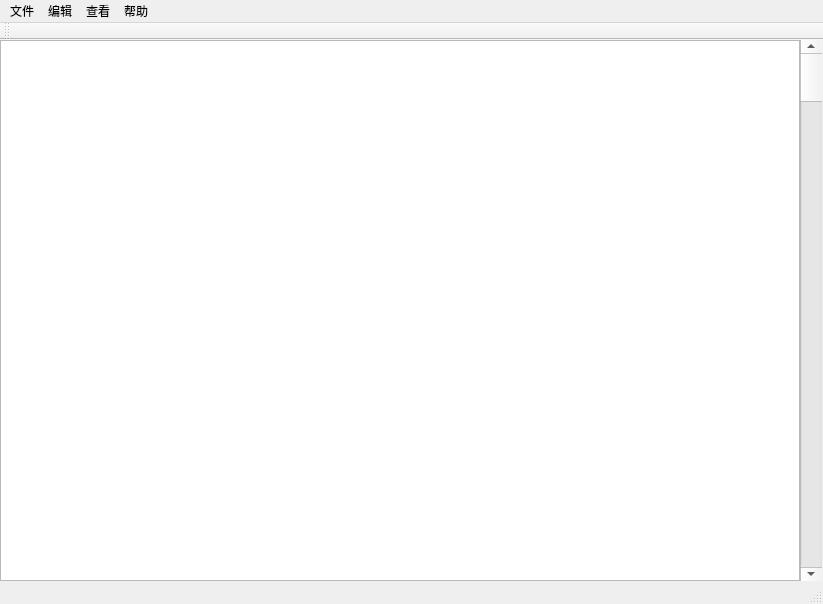
<?xml version="1.0" encoding="UTF-8"?>
<ui version="4.0">
 <class>MainWindow</class>
 <widget class="QMainWindow" name="MainWindow">
  <property name="geometry">
   <rect>
    <x>0</x>
    <y>0</y>
    <width>823</width>
    <height>604</height>
   </rect>
  </property>
  <property name="windowTitle">
   <string>记事本</string>
  </property>
  <widget class="QWidget" name="centralwidget">
   <widget class="QTextEdit" name="textEdit">
    <property name="geometry">
     <rect>
      <x>0</x>
      <y>0</y>
      <width>800</width>
      <height>541</height>
     </rect>
    </property>
   </widget>
   <widget class="QScrollBar" name="verticalScrollBar">
    <property name="geometry">
     <rect>
      <x>800</x>
      <y>0</y>
      <width>22</width>
      <height>541</height>
     </rect>
    </property>
    <property name="orientation">
     <enum>Qt::Vertical</enum>
    </property>
   </widget>
  </widget>
  <widget class="QMenuBar" name="menubar">
   <property name="geometry">
    <rect>
     <x>0</x>
     <y>0</y>
     <width>823</width>
     <height>26</height>
    </rect>
   </property>
   <widget class="QMenu" name="menu">
    <property name="title">
     <string>文件</string>
    </property>
    <addaction name="File_2"/>
    <addaction name="File_3"/>
    <addaction name="separator"/>
    <addaction name="File_1"/>
    <addaction name="File_5"/>
    <addaction name="separator"/>
    <addaction name="File_4"/>
   </widget>
   <widget class="QMenu" name="menu_2">
    <property name="title">
     <string>编辑</string>
    </property>
    <addaction name="Edit_1"/>
    <addaction name="separator"/>
    <addaction name="Edit_2"/>
    <addaction name="Edit_3"/>
    <addaction name="Edit_4"/>
    <addaction name="Edit_5"/>
    <addaction name="separator"/>
    <addaction name="Edit_6"/>
    <addaction name="Edit_7"/>
    <addaction name="separator"/>
    <addaction name="Edit_8"/>
    <addaction name="separator"/>
    <addaction name="Edit_9"/>
   </widget>
   <widget class="QMenu" name="menu_3">
    <property name="title">
     <string>查看</string>
    </property>
    <widget class="QMenu" name="menu_4">
     <property name="title">
      <string>缩放</string>
     </property>
     <addaction name="View_2"/>
     <addaction name="View_3"/>
     <addaction name="View_4"/>
    </widget>
    <addaction name="menu_4"/>
    <addaction name="View_5"/>
   </widget>
   <widget class="QMenu" name="menu_5">
    <property name="title">
     <string>帮助</string>
    </property>
    <addaction name="Help_1"/>
    <addaction name="Help_2"/>
   </widget>
   <addaction name="menu"/>
   <addaction name="menu_2"/>
   <addaction name="menu_3"/>
   <addaction name="menu_5"/>
  </widget>
  <widget class="QToolBar" name="toolBar">
   <property name="windowTitle">
    <string>toolBar</string>
   </property>
   <attribute name="toolBarArea">
    <enum>TopToolBarArea</enum>
   </attribute>
   <attribute name="toolBarBreak">
    <bool>false</bool>
   </attribute>
  </widget>
  <widget class="QStatusBar" name="statusBar"/>
  <action name="File_2">
   <property name="text">
    <string>保存</string>
   </property>
   <property name="shortcut">
    <string>Ctrl+S</string>
   </property>
  </action>
  <action name="File_3">
   <property name="text">
    <string>另存为</string>
   </property>
   <property name="shortcut">
    <string>Ctrl+Shift+S</string>
   </property>
  </action>
  <action name="File_4">
   <property name="text">
    <string>关闭窗口</string>
   </property>
   <property name="shortcut">
    <string>Ctrl+Shift+W</string>
   </property>
  </action>
  <action name="Edit_1">
   <property name="text">
    <string>撤销</string>
   </property>
   <property name="shortcut">
    <string>Ctrl+Z</string>
   </property>
  </action>
  <action name="File_1">
   <property name="text">
    <string>新建</string>
   </property>
   <property name="shortcut">
    <string>Ctrl+N</string>
   </property>
  </action>
  <action name="Edit_2">
   <property name="text">
    <string>剪切</string>
   </property>
   <property name="shortcut">
    <string>Ctrl+X</string>
   </property>
  </action>
  <action name="Edit_3">
   <property name="text">
    <string>复制</string>
   </property>
   <property name="shortcut">
    <string>Ctrl+C</string>
   </property>
  </action>
  <action name="Edit_4">
   <property name="text">
    <string>粘贴</string>
   </property>
   <property name="shortcut">
    <string>Ctrl+V</string>
   </property>
  </action>
  <action name="Edit_5">
   <property name="text">
    <string>删除</string>
   </property>
   <property name="shortcut">
    <string>Del</string>
   </property>
  </action>
  <action name="Edit_6">
   <property name="text">
    <string>查找</string>
   </property>
   <property name="shortcut">
    <string>Ctrl+F</string>
   </property>
  </action>
  <action name="Edit_7">
   <property name="text">
    <string>替换</string>
   </property>
   <property name="shortcut">
    <string>Ctrl+H</string>
   </property>
  </action>
  <action name="Edit_8">
   <property name="text">
    <string>全选</string>
   </property>
   <property name="shortcut">
    <string>Ctrl+A</string>
   </property>
  </action>
  <action name="Edit_9">
   <property name="text">
    <string>字体</string>
   </property>
  </action>
  <action name="View_2">
   <property name="text">
    <string>放大</string>
   </property>
   <property name="shortcut">
    <string>Ctrl++</string>
   </property>
  </action>
  <action name="View_3">
   <property name="text">
    <string>缩小</string>
   </property>
   <property name="shortcut">
    <string>Ctrl+-</string>
   </property>
  </action>
  <action name="View_4">
   <property name="text">
    <string>还原默认缩放</string>
   </property>
   <property name="shortcut">
    <string>Ctrl+0</string>
   </property>
  </action>
  <action name="View_5">
   <property name="checkable">
    <bool>true</bool>
   </property>
   <property name="text">
    <string>状态栏</string>
   </property>
  </action>
  <action name="Help_1">
   <property name="text">
    <string>帮助</string>
   </property>
  </action>
  <action name="Help_2">
   <property name="text">
    <string>设置</string>
   </property>
  </action>
  <action name="File_5">
   <property name="text">
    <string>打开</string>
   </property>
   <property name="shortcut">
    <string>Ctrl+O</string>
   </property>
  </action>
 </widget>
 <resources/>
 <connections/>
</ui>
